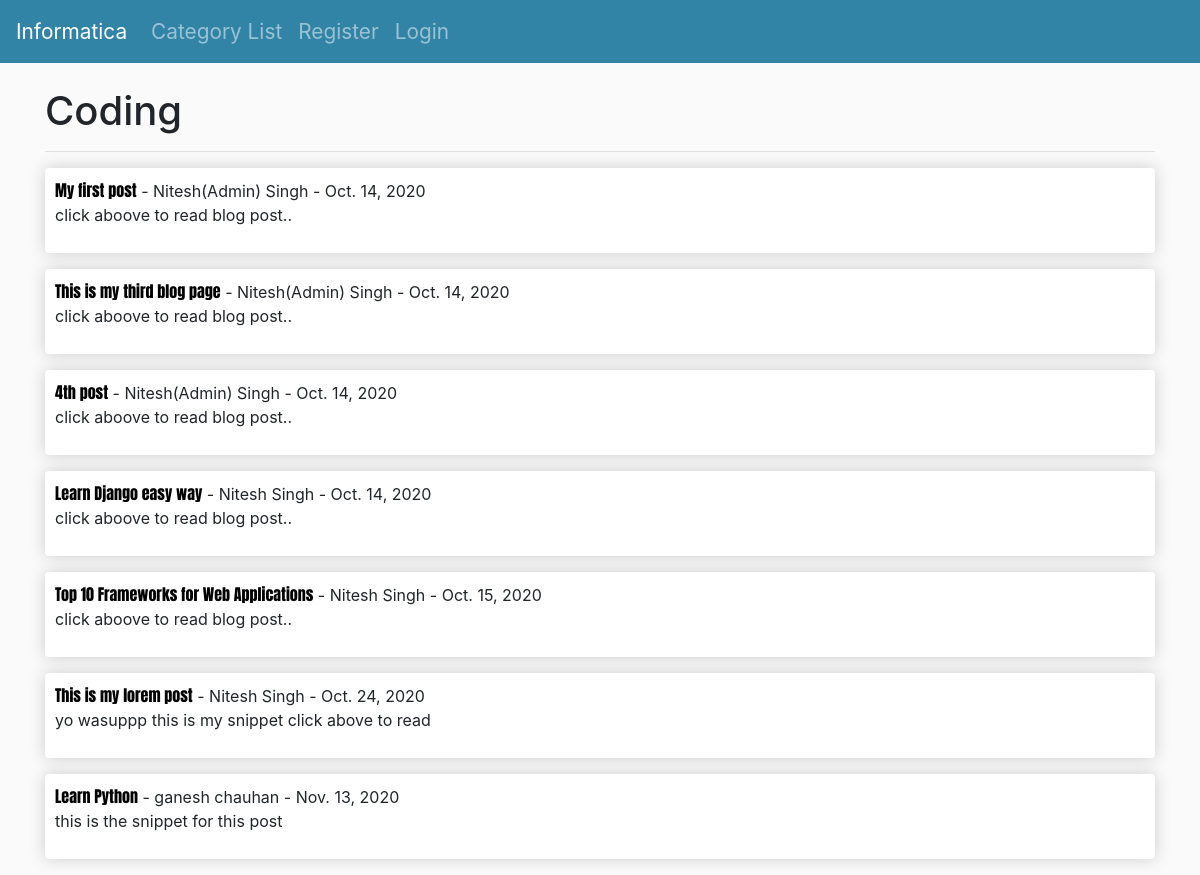
The page /category/coding/ on the database as committed earlier.
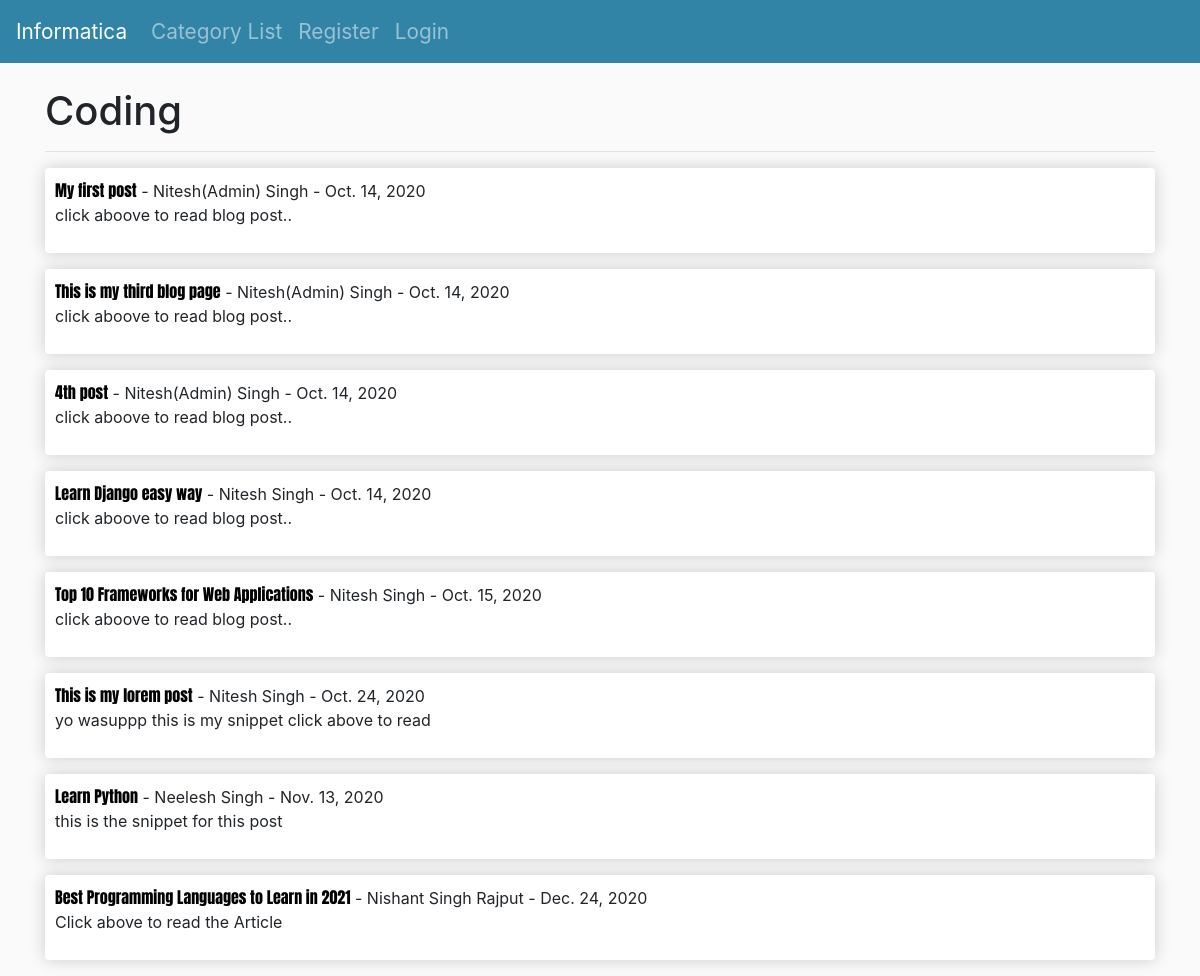
The same page on the database as committed later.
### theblog/models.py (models this page shows, shortened)
class Post(models.Model):
    title = models.CharField(max_length=255)
    header_image = models.ImageField(null=True, blank=True, upload_to="images/")
    title_tag = models.CharField(max_length=255)
    author = models.ForeignKey(User, on_delete=models.CASCADE)
    body = RichTextField(blank=True,null=True)
    post_date = models.DateField(auto_now_add=True)
    category = models.CharField(max_length=25, default='coding')
    snippet = models.CharField(max_length=50)
    likes = models.ManyToManyField(User, related_name='blog_posts')

### theblog/views.py (the view)
# urls.py: path('category/<str:cats>/',CategoryView,name='category'),
def CategoryView(request, cats):
    category_post = Post.objects.filter(category=cats.replace('-',' '))
    return render(request, 'categories.html',{'cats':cats.title().replace('-',' '),'category_posts':category_post})

### theblog/templates/categories.html (shortened to what this page needs)
{% extends "base.html" %}
{% block content %}
{% if category_posts %}
<h1> {{ cats|capfirst }} </h1><hr style="text-align:left;margin-left:0">
{% for post in category_posts %}
<div class="box-element">
<li><a href="{% url 'article_detail' post.pk %}" class="ft-blog-heading">{{post.title|capfirst}}</a> - {{post.author.first_name}}
    {{post.author.last_name}} - {{post.post_date}}
<p>{{post.snippet}}
</div></p>
{% endfor %}
{% else %}
  <h2>Sorry this page doestn't exits</h2>
{% endif %}
{% endblock content %}

Rows that differ between the two databases and show on the page:
changed through a linked row, Post "Learn Python": author.first_name "ganesh" → "Neelesh"; author.last_name "chauhan" → "Singh"
added Post: title "Best Programming Languages to Learn in 2021", author.first_name "Nishant", author.last_name "Singh Rajput", post_date "Dec. 24, 2020", snippet "Click above to read the Article"
